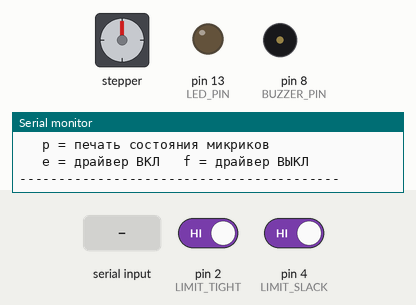
The program below on a simulated Arduino Uno, built with avr-gcc and run on an emulated ATmega328P. Shown: stepper motor, output pins drawn as LEDs (lit = HIGH), buzzer (waves = sounding, pin HIGH), the last lines printed to the serial monitor. Wiring (inferred from the names in the program): stepper motor driver (200 steps per turn assumed): step A1; direction A2; enable A3. Dashed ring = blinking. The inputs (shaded band) are chosen by the test bench; at power-on: pin 2 (LIMIT_TIGHT) HIGH, pin 4 (LIMIT_SLACK) HIGH. Pins used as bus, display or sensor lines are not drawn.

Above: at 2.0 s.
2.1 s: "t\n" received over Serial
At 2.59 s:
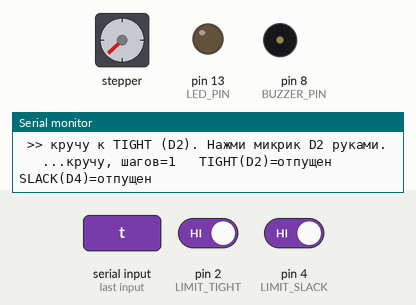
5.1 s: pin 2 (LIMIT_TIGHT) driven LOW
At 6.3 s:
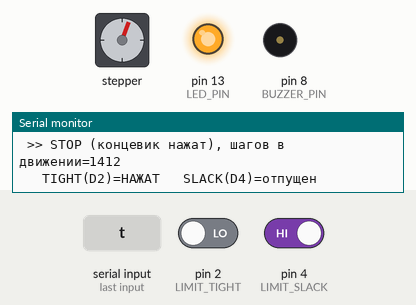
8.1 s: byte 107 ('k') received over Serial
At 8.27 s:
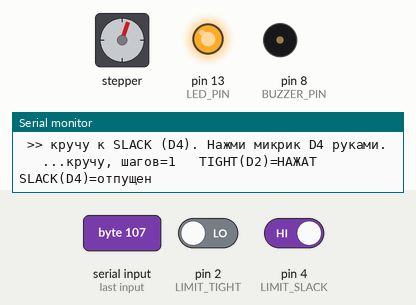
11.1 s: pin 4 (LIMIT_SLACK) driven LOW
At 13.1 s:
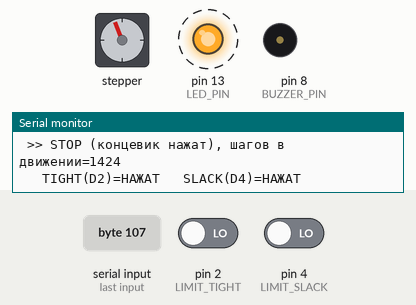
Timing chart, 0 to 18.2 s (numbered marks = the images above; inputs shaded):
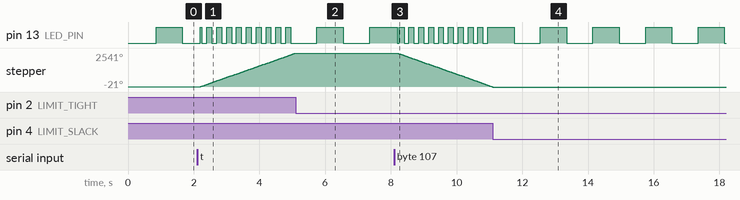

The program:

main.cpp
```cpp
/*
 * AutoRack — РУЧНОЙ СТЕНД (Arduino Uno + NEMA 17 / DRV8825)
 * ==================================================================
 * Назначение: проверить ЖЕЛЕЗО без верёвки, нажимая концевики руками.
 *
 * Скетч НЕ запускает автомат сам. Ты даёшь команды в Serial Monitor,
 * мотор крутится в заданную сторону, а ты жмёшь нужный микрик рукой.
 * Как только микрик нажался — мотор БЕЗОПАСНО останавливается.
 *
 *   t  — крутить в сторону TIGHT  (пока не нажмёшь микрик D2)
 *   k  — крутить в сторону SLACK  (пока не нажмёшь микрик D4)
 *   s  — СТОП (остановить мотор сейчас)
 *   p  — напечатать состояние обоих микриков + текущий режим
 *   e  — включить драйвер (EN=LOW), без движения
 *   f  — выключить драйвер (EN=HIGH), без движения
 *
 * Защита: если мотор крутится дольше LIMIT_TIMEOUT_MS и микрик так и
 * не нажался — авто-стоп (чтобы не порвать верёвку / не сжечь мотор).
 *
 * ------------------------------------------------------------------
 * РАСПИНОВКА (как в mvp_rack, не меняем):
 *   STEP      -> A1
 *   DIR       -> A2
 *   EN        -> A3      LOW = драйвер включён
 *   LIMIT_TIGHT -> D2    INPUT_PULLUP, микрик на GND, LOW = нажат
 *   LIMIT_SLACK -> D4    INPUT_PULLUP, микрик на GND, LOW = нажат
 *   BUZZER    -> D8
 *   LED       -> D13
 *
 * Прошивка (из папки mvp_rack_manual):
 *   pio run -t upload
 *   pio device monitor
 *
 * Серийный монитор: 9600. Отправляй одну букву (t/k/s/p/e/f) + Enter.
 */

#include <Arduino.h>

// ================== КОНСТАНТЫ ==================
static const unsigned int  STEP_DELAY_US    = 2000;     // мкс/шаг
static const unsigned long LIMIT_TIMEOUT_MS = 30000UL;  // авто-стоп, если микрик не нажали
static const unsigned long STATUS_PERIOD_MS = 1000UL;   // "живой" лог во время движения

// ================== ПИНЫ ==================
#define stepPin       A1
#define dirPin        A2
#define ena           A3
#define LIMIT_TIGHT   2
#define LIMIT_SLACK   4
#define BUZZER_PIN    8
#define LED_PIN       13

// ================== СОСТОЯНИЕ ==================
enum Dir { DIR_IDLE, DIR_TO_TIGHT, DIR_TO_SLACK };
Dir            mode = DIR_IDLE;
unsigned long  modeStartedMs = 0;
unsigned long  lastStepUs    = 0;
unsigned long  stepCount     = 0;   // шагов в текущем движении
unsigned long  lastStatusMs  = 0;

// ================== ХЕЛПЕРЫ ==================
void motorEnable(bool on) {
  digitalWrite(ena, on ? LOW : HIGH);
}

void stepOnce() {
  digitalWrite(stepPin, HIGH);
  delayMicroseconds(3);
  digitalWrite(stepPin, LOW);
  stepCount++;
}

void printLimits() {
  Serial.print(F("   TIGHT(D2)="));
  Serial.print(digitalRead(LIMIT_TIGHT) == LOW ? F("НАЖАТ") : F("отпущен"));
  Serial.print(F("   SLACK(D4)="));
  Serial.println(digitalRead(LIMIT_SLACK) == LOW ? F("НАЖАТ") : F("отпущен"));
}

void printMenu() {
  Serial.println();
  Serial.println(F("-----------------------------------------"));
  Serial.println(F(" Команды (одна буква + Enter):"));
  Serial.println(F("   t = крутить к TIGHT (D2)"));
  Serial.println(F("   k = крутить к SLACK (D4)"));
  Serial.println(F("   s = СТОП"));
  Serial.println(F("   p = печать состояния микриков"));
  Serial.println(F("   e = драйвер ВКЛ   f = драйвер ВЫКЛ"));
  Serial.println(F("-----------------------------------------"));
}

void stopMotor(const __FlashStringHelper* why) {
  mode = DIR_IDLE;
  motorEnable(false);           // после остановки обесточиваем (мотор не греется)
  Serial.print(F(" >> STOP ("));
  Serial.print(why);
  Serial.print(F("), шагов в движении="));
  Serial.println(stepCount);
  printLimits();
}

// ================== КОМАНДЫ ==================
void handleSerial() {
  while (Serial.available()) {
    char c = (char)Serial.read();
    if (c == '\r' || c == '\n' || c == ' ' || c == '\t') continue;

    switch (c) {
      case 't': case 'T':
        // к TIGHT: крутим, пока не нажмут микрик D2
        digitalWrite(dirPin, HIGH);
        mode = DIR_TO_TIGHT;
        modeStartedMs = millis();
        lastStepUs = micros();
        stepCount = 0;
        motorEnable(true);
        Serial.println(F(" >> кручу к TIGHT (D2). Нажми микрик D2 руками."));
        break;

      case 'k': case 'K':
        // к SLACK: крутим, пока не нажмут микрик D4
        digitalWrite(dirPin, LOW);
        mode = DIR_TO_SLACK;
        modeStartedMs = millis();
        lastStepUs = micros();
        stepCount = 0;
        motorEnable(true);
        Serial.println(F(" >> кручу к SLACK (D4). Нажми микрик D4 руками."));
        break;

      case 's': case 'S':
        stopMotor(F("вручную"));
        break;

      case 'p': case 'P':
        Serial.print(F(" >> режим: "));
        Serial.print(mode == DIR_IDLE ? F("IDLE") :
                     mode == DIR_TO_TIGHT ? F("->TIGHT") : F("->SLACK"));
        Serial.print(F("  EN="));
        Serial.println(digitalRead(ena));
        printLimits();
        break;

      case 'e': case 'E':
        motorEnable(true);
        Serial.println(F(" >> драйвер ВКЛ (EN=LOW)"));
        break;

      case 'f': case 'F':
        motorEnable(false);
        Serial.println(F(" >> драйвер ВЫКЛ (EN=HIGH)"));
        break;

      default:
        Serial.print(F(" ?? неизвестная команда '"));
        Serial.print(c);
        Serial.println(F("'"));
        printMenu();
        break;
    }
  }
}

// ================== ДВИЖЕНИЕ ==================
void updateMotion() {
  if (mode == DIR_IDLE) return;

  unsigned long now = millis();
  unsigned long nowUs = micros();

  // 1) Проверка: нажался ли нужный концевик
  int limitPin = (mode == DIR_TO_TIGHT) ? LIMIT_TIGHT : LIMIT_SLACK;
  if (digitalRead(limitPin) == LOW) {
    stopMotor(F("концевик нажат"));
    return;
  }

  // 2) Защита от таймаута (без верёвки мотор будет крутиться вхолостую)
  if (now - modeStartedMs >= LIMIT_TIMEOUT_MS) {
    stopMotor(F("таймаут"));
    return;
  }

  // 3) Шаг по таймеру
  if (nowUs - lastStepUs >= (unsigned long)STEP_DELAY_US) {
    lastStepUs = nowUs;
    stepOnce();
  }

  // 4) Периодический лог, чтобы видеть, что мотор живой
  if (now - lastStatusMs >= STATUS_PERIOD_MS) {
    lastStatusMs = now;
    Serial.print(F("   ...кручу, шагов="));
    Serial.print(stepCount);
    printLimits();
  }
}

// ================== LED ==================
void updateLed(unsigned long now) {
  static unsigned long lastToggle = 0;
  static bool state = false;
  unsigned long period = (mode == DIR_IDLE) ? 800 : 150;  // быстрее = крутится
  if (now - lastToggle >= period) {
    lastToggle = now;
    state = !state;
    digitalWrite(LED_PIN, state ? HIGH : LOW);
  }
}

// ================== SETUP ==================
void setup() {
  Serial.begin(9600);

  pinMode(stepPin, OUTPUT);
  pinMode(dirPin,  OUTPUT);
  pinMode(ena,     OUTPUT);
  pinMode(LED_PIN, OUTPUT);
  pinMode(LIMIT_TIGHT, INPUT_PULLUP);
  pinMode(LIMIT_SLACK, INPUT_PULLUP);
  pinMode(BUZZER_PIN, OUTPUT);

  digitalWrite(stepPin, LOW);
  digitalWrite(dirPin,  HIGH);
  motorEnable(false);

  delay(200);

  Serial.println();
  Serial.println(F("========================================="));
  Serial.println(F(" AutoRack — РУЧНОЙ СТЕНД (без автомата)"));
  Serial.println(F(" Mотор стоит, жду команд из Serial."));
  Serial.println(F("-----------------------------------------"));
  Serial.println(F(" STEP=A1 DIR=A2 EN=A3 TIGHT=D2 SLACK=D4"));
  Serial.println(F("========================================="));
  printLimits();
  printMenu();
}

// ================== LOOP ==================
void loop() {
  unsigned long now = millis();
  handleSerial();
  updateMotion();
  updateLed(now);
}
```

Measured:
- after the input at 2.1 s, stepper: keeps turning clockwise at about 849°/s, starting at once
- after the input at 5.1 s, stepper: stops changing and stays 2541°
- after the input at 8.1 s, stepper: keeps turning counter-clockwise at about 857°/s, starting at once
- after the input at 11.1 s, pin 13 (LED_PIN): alternates HIGH for 0.80 s and LOW for 0.80 s, starting after 0.65 s; stepper: stops changing and stays -21°
- by itself, pin 13 (LED_PIN): repeats every 0.30 s: HIGH 0.15 s, LOW 0.15 s
